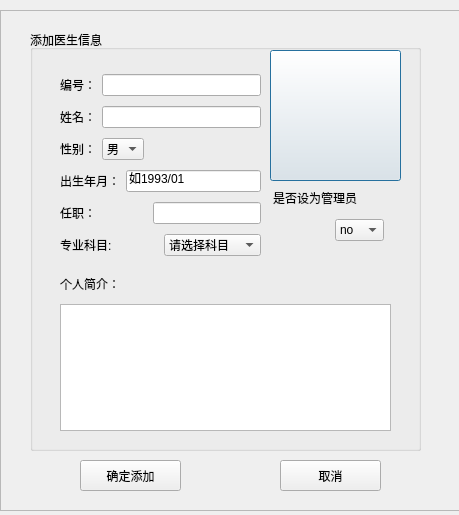
<?xml version="1.0" encoding="UTF-8"?>
<ui version="4.0">
 <class>Adoctor</class>
 <widget class="QDialog" name="Adoctor">
  <property name="geometry">
   <rect>
    <x>0</x>
    <y>0</y>
    <width>459</width>
    <height>515</height>
   </rect>
  </property>
  <property name="windowTitle">
   <string>添加医生</string>
  </property>
  <property name="windowIcon">
   <iconset>
    <normaloff>:/new/prefix1/C:/Users/Administrator.QH-20141214JPFU/Pictures/0]48MKQOOPNTW%60}V2NM]L.png</normaloff>:/new/prefix1/C:/Users/Administrator.QH-20141214JPFU/Pictures/0]48MKQOOPNTW%60}V2NM]L.png</iconset>
  </property>
  <widget class="QGroupBox" name="groupBox">
   <property name="geometry">
    <rect>
     <x>30</x>
     <y>30</y>
     <width>391</width>
     <height>421</height>
    </rect>
   </property>
   <property name="styleSheet">
    <string notr="true"/>
   </property>
   <property name="title">
    <string>添加医生信息</string>
   </property>
   <widget class="QWidget" name="layoutWidget">
    <property name="geometry">
     <rect>
      <x>30</x>
      <y>240</y>
      <width>331</width>
      <height>161</height>
     </rect>
    </property>
    <layout class="QVBoxLayout" name="verticalLayout">
     <item>
      <layout class="QHBoxLayout" name="horizontalLayout_6">
       <item>
        <widget class="QLabel" name="label_6">
         <property name="text">
          <string>个人简介：</string>
         </property>
        </widget>
       </item>
       <item>
        <spacer name="horizontalSpacer_2">
         <property name="orientation">
          <enum>Qt::Horizontal</enum>
         </property>
         <property name="sizeHint" stdset="0">
          <size>
           <width>258</width>
           <height>28</height>
          </size>
         </property>
        </spacer>
       </item>
      </layout>
     </item>
     <item>
      <widget class="QTextEdit" name="Adesc"/>
     </item>
    </layout>
   </widget>
   <widget class="QWidget" name="layoutWidget_3">
    <property name="geometry">
     <rect>
      <x>30</x>
      <y>40</y>
      <width>201</width>
      <height>191</height>
     </rect>
    </property>
    <layout class="QVBoxLayout" name="verticalLayout_4">
     <item>
      <layout class="QHBoxLayout" name="horizontalLayout">
       <item>
        <widget class="QLabel" name="label">
         <property name="text">
          <string>编号：</string>
         </property>
        </widget>
       </item>
       <item>
        <widget class="QLineEdit" name="Adid"/>
       </item>
      </layout>
     </item>
     <item>
      <layout class="QHBoxLayout" name="horizontalLayout_2">
       <item>
        <widget class="QLabel" name="label_2">
         <property name="text">
          <string>姓名：</string>
         </property>
        </widget>
       </item>
       <item>
        <widget class="QLineEdit" name="Adname"/>
       </item>
      </layout>
     </item>
     <item>
      <layout class="QHBoxLayout" name="horizontalLayout_3">
       <item>
        <widget class="QLabel" name="label_3">
         <property name="text">
          <string>性别：</string>
         </property>
        </widget>
       </item>
       <item>
        <widget class="QComboBox" name="Cdsex">
         <item>
          <property name="text">
           <string>男</string>
          </property>
         </item>
         <item>
          <property name="text">
           <string>女</string>
          </property>
         </item>
        </widget>
       </item>
       <item>
        <spacer name="horizontalSpacer">
         <property name="orientation">
          <enum>Qt::Horizontal</enum>
         </property>
         <property name="sizeHint" stdset="0">
          <size>
           <width>40</width>
           <height>20</height>
          </size>
         </property>
        </spacer>
       </item>
      </layout>
     </item>
     <item>
      <layout class="QHBoxLayout" name="horizontalLayout_10">
       <item>
        <widget class="QLabel" name="label_8">
         <property name="text">
          <string>出生年月：</string>
         </property>
        </widget>
       </item>
       <item>
        <widget class="QLineEdit" name="Abirth">
         <property name="text">
          <string>如1993/01</string>
         </property>
        </widget>
       </item>
      </layout>
     </item>
     <item>
      <layout class="QHBoxLayout" name="horizontalLayout_4">
       <item>
        <widget class="QLabel" name="label_4">
         <property name="text">
          <string>任职：</string>
         </property>
        </widget>
       </item>
       <item>
        <spacer name="horizontalSpacer_7">
         <property name="orientation">
          <enum>Qt::Horizontal</enum>
         </property>
         <property name="sizeHint" stdset="0">
          <size>
           <width>40</width>
           <height>20</height>
          </size>
         </property>
        </spacer>
       </item>
       <item>
        <widget class="QLineEdit" name="Adpost"/>
       </item>
      </layout>
     </item>
     <item>
      <layout class="QHBoxLayout" name="horizontalLayout_5">
       <item>
        <widget class="QLabel" name="label_5">
         <property name="text">
          <string>专业科目:</string>
         </property>
        </widget>
       </item>
       <item>
        <widget class="QComboBox" name="Cdepart">
         <item>
          <property name="text">
           <string>请选择科目</string>
          </property>
         </item>
         <item>
          <property name="text">
           <string>全科</string>
          </property>
         </item>
         <item>
          <property name="text">
           <string>外科</string>
          </property>
         </item>
         <item>
          <property name="text">
           <string>内科</string>
          </property>
         </item>
         <item>
          <property name="text">
           <string>眼科</string>
          </property>
         </item>
         <item>
          <property name="text">
           <string>妇科</string>
          </property>
         </item>
         <item>
          <property name="text">
           <string>妇产科</string>
          </property>
         </item>
         <item>
          <property name="text">
           <string>男科</string>
          </property>
         </item>
        </widget>
       </item>
      </layout>
     </item>
    </layout>
   </widget>
   <widget class="QPushButton" name="pushButton_3">
    <property name="geometry">
     <rect>
      <x>240</x>
      <y>20</y>
      <width>131</width>
      <height>131</height>
     </rect>
    </property>
    <property name="styleSheet">
     <string notr="true">border-image: url(:/new/prefix1/D:/360安全浏览器下载/新建文件夹/213291_094621027_2.jpg);</string>
    </property>
    <property name="text">
     <string/>
    </property>
   </widget>
   <widget class="QLabel" name="label_7">
    <property name="geometry">
     <rect>
      <x>243</x>
      <y>160</y>
      <width>84</width>
      <height>16</height>
     </rect>
    </property>
    <property name="text">
     <string>是否设为管理员</string>
    </property>
   </widget>
   <widget class="QWidget" name="layoutWidget">
    <property name="geometry">
     <rect>
      <x>243</x>
      <y>180</y>
      <width>111</width>
      <height>41</height>
     </rect>
    </property>
    <layout class="QHBoxLayout" name="horizontalLayout_7">
     <item>
      <spacer name="horizontalSpacer_3">
       <property name="orientation">
        <enum>Qt::Horizontal</enum>
       </property>
       <property name="sizeHint" stdset="0">
        <size>
         <width>40</width>
         <height>20</height>
        </size>
       </property>
      </spacer>
     </item>
     <item>
      <widget class="QComboBox" name="comboBox">
       <item>
        <property name="text">
         <string>no</string>
        </property>
       </item>
       <item>
        <property name="text">
         <string>yes</string>
        </property>
       </item>
      </widget>
     </item>
    </layout>
   </widget>
  </widget>
  <widget class="QFrame" name="frame">
   <property name="geometry">
    <rect>
     <x>0</x>
     <y>10</y>
     <width>461</width>
     <height>501</height>
    </rect>
   </property>
   <property name="styleSheet">
    <string notr="true">border-image: url(:/new/prefix1/image/38.jpg);</string>
   </property>
   <property name="frameShape">
    <enum>QFrame::StyledPanel</enum>
   </property>
   <property name="frameShadow">
    <enum>QFrame::Raised</enum>
   </property>
  </widget>
  <widget class="QPushButton" name="pushButton">
   <property name="geometry">
    <rect>
     <x>80</x>
     <y>460</y>
     <width>101</width>
     <height>31</height>
    </rect>
   </property>
   <property name="text">
    <string>确定添加</string>
   </property>
  </widget>
  <widget class="QPushButton" name="pushButton_2">
   <property name="geometry">
    <rect>
     <x>280</x>
     <y>460</y>
     <width>101</width>
     <height>31</height>
    </rect>
   </property>
   <property name="text">
    <string>取消</string>
   </property>
  </widget>
  <zorder>frame</zorder>
  <zorder>groupBox</zorder>
  <zorder>pushButton</zorder>
  <zorder>pushButton_2</zorder>
 </widget>
 <tabstops>
  <tabstop>Adid</tabstop>
  <tabstop>Adname</tabstop>
  <tabstop>Cdsex</tabstop>
  <tabstop>Abirth</tabstop>
  <tabstop>Adpost</tabstop>
  <tabstop>Cdepart</tabstop>
  <tabstop>Adesc</tabstop>
  <tabstop>comboBox</tabstop>
  <tabstop>pushButton_3</tabstop>
  <tabstop>pushButton</tabstop>
  <tabstop>pushButton_2</tabstop>
 </tabstops>
 <resources/>
 <connections/>
</ui>
